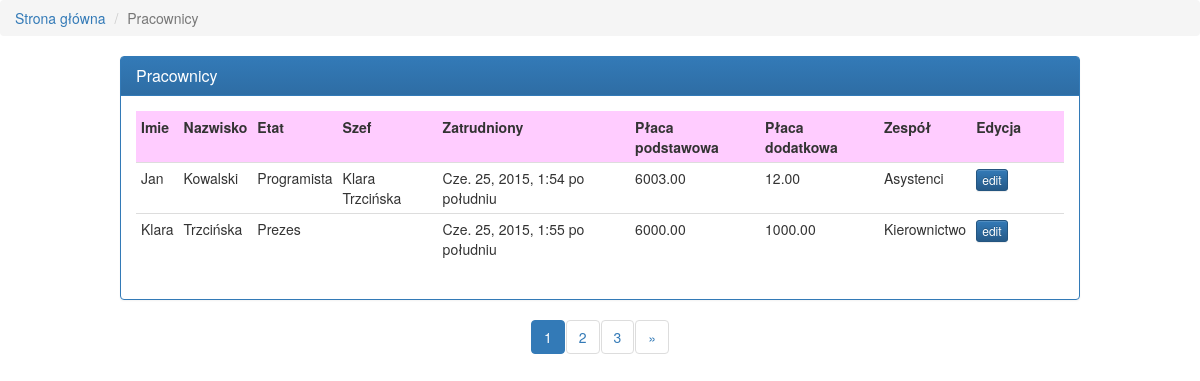
/pracownicy/, run on the app's committed database.
### pracownicy/models.py (models this page shows, shortened)
class Pracownicy(models.Model):
    imie = models.CharField(max_length=50)
    nazwisko = models.CharField(max_length=50)
    ID_etatu = models.ForeignKey(Etaty)
    ID_szefa = models.ForeignKey("self",null=True,blank=True)
    zatrudniony = models.DateTimeField('data zatrudnienia')
    placa_pod = models.DecimalField(max_digits=6,decimal_places=2)
    placa_dod = models.DecimalField(max_digits=6,decimal_places=2,default=0)
    ID_zespolu = models.ForeignKey(Zespoly,null=True,blank=True)

class Etaty(models.Model):
    nazwa = models.CharField(max_length=50)
    placa_od = models.DecimalField(max_digits=6,decimal_places=2)
    placa_do = models.DecimalField(max_digits=6,decimal_places=2)

class Zespoly(models.Model):
    nazwa = models.CharField(max_length=50)
    adres = models.CharField(max_length=100)

### pracownicy/views.py (the view)
# urls.py: url(r'^pracownicy/$', views.pokazPracownikow),
def pokazPracownikow(request):
    zespoly = models.Zespoly.objects.all()
    pracownicy_list = models.Pracownicy.objects.all()
    paginator = Paginator(pracownicy_list, 2) # Show 10 per page
    page = request.GET.get('page')
    try:
        pracownicy = paginator.page(page)
    except PageNotAnInteger:
        pracownicy = paginator.page(1)
    except EmptyPage:
        pracownicy = paginator.page(paginator.num_pages)
    return render_to_response('pracownicy.html', {"pracownicy": pracownicy, "zespoly": zespoly})

### pracownicy/templatetags/to_get_range.py (called while the page is built)
@register.filter
def get_range( value ):
  return range( value )

### templates/pracownicy.html (shortened to what this page needs)
{% extends "index.html" %}
{% block content %}
    <ul class="breadcrumb">
        <li><a href="/">Strona główna</a></li>
        <li class="active">Pracownicy</li>
    </ul>
    {% block pracownicy %}
    <div class="main panel panel-primary panel-pracownicy">
        <div class="panel-heading"><h3 class="panel-title">Pracownicy</h3></div>
        <div class="panel-body">
        <table class="table table-hover table-condensed tablica-edycja">
            <tr>
                <th>Imie</th>
                <th>Nazwisko</th>
                <th>Etat</th>
                <th>Szef</th>
                <th>Zatrudniony</th>
                <th>Płaca podstawowa</th>
                <th>Płaca dodatkowa</th>
                <th>Zespół</th>
                <th>Edycja</th>
            </tr>
            {% for p in pracownicy %}
            <tr>
                <td class="clickable-row-pracownicy">{{p.imie}}</td>
                <td class="clickable-row-pracownicy">{{ p.nazwisko }}</td>
                <td>{{ p.ID_etatu.nazwa }}</td>
                <td>{{ p.ID_szefa.imie }} {{ p.ID_szefa.nazwisko }}</td>
                <td>{{ p.zatrudniony }}</td>
                <td>
                    <span class="placa_pod-view">{{ p.placa_pod }}</span>
                </td>
                <td>
                    <span class="placa_dod-view">{{ p.placa_dod }}</span>
                </td>
                <td>
                    <span class="pracownik-zespol">{{ p.ID_zespolu.nazwa }}</span>
                </td>
                <td>
                <button type="button" class="ajax-edit btn btn-primary btn-xs edycja">edit</button>
                </td>
            </tr>
            {% endfor %}
        </table>
        </div>
        </div>
    {% endblock pracownicy %}
    <div class="centered-pills">
    <nav>
        <ul class="pagination nav nav-pills">
            {% load to_get_range %}
            {% for strona in pracownicy.paginator.num_pages|get_range %}
                {% with strona|add:"1" as ktora %}
                {% if pracownicy.number == ktora %}
                    <li class="active"><a href="?page={{ strona|add:"1" }}">{{ strona|add:"1" }}</a></li>
                {% else %}
                    <li><a href="?page={{ strona|add:"1" }}">{{ strona|add:"1" }}</a></li>
                {% endif %}
                {% endwith %}
            {% endfor %}
            {% if pracownicy.has_next %}
                <li>
                <a href="?page={{ pracownicy.next_page_number }}" aria-label="Next">
                    <span aria-hidden="true">&raquo;</span>
                </a>
                </li>
            {% endif %}
        </ul>
    </nav>
    </div>
{% endblock content %}

### pracownicy/static/main.css (style rules this page uses)
.edycja { margin-right: 0.5em; }
.table>tbody>tr>th, .table>tfoot>tr>th, .table>thead>tr>th { border-top-color: #ffccff; background-color: #ffccff; }
.main { width: 80%; margin: 1em auto 0 auto; }
.tablica-edycja td:last-child, .tablica-edycja th:last-child { width: 10%; }
.centered-pills { text-align: center }
.centered-pills ul.nav-pills { display: inline-block }
.centered-pills li { display: inline }
.centered-pills a { float: left }

### data on the page
Pracownicy: imie "Jan", nazwisko "Kowalski", ID_etatu.nazwa "Programista", ID_szefa.imie "Klara", ID_szefa.nazwisko "Trzcińska", zatrudniony "Cze. 25, 2015, 1:54 po południu", placa_pod "6003.00", placa_dod "12.00", ID_zespolu.nazwa "Asystenci"
Pracownicy: imie "Klara", nazwisko "Trzcińska", ID_etatu.nazwa "Prezes", zatrudniony "Cze. 25, 2015, 1:55 po południu", placa_pod "6000.00", placa_dod "1000.00", ID_zespolu.nazwa "Kierownictwo"

### other printed values
{{ strona|add:"1" }} "1"
{{ strona|add:"1" }} "2" "3"
